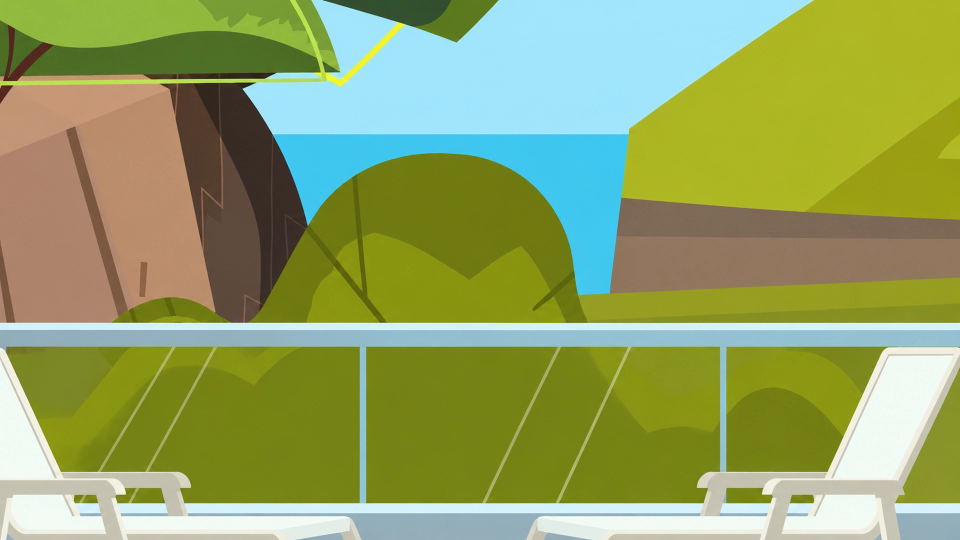
#> input picture tools/bb-resort/src/balcony.webp, 1920 x 1080 px (shown at 1/2 size)
$ python -i build.py   (imports and definitions only)
#> lines starting #> are read from the running program, lines starting #| are printed output that depends on the picture; after the words box and inside, x2 and y2 are one past the last pixel; in counts of white or black regions, pixels touching at a corner belong together
#> further down, picture is the input picture: shape (1080, 1920, 3); mean B, G, R 99.8, 161.9, 145.8
"""tools/bb-resort/build.py — Big Brother's house: the Reality Resort plates, alive, by day and by night.

    python tools/bb-resort/build.py [all | <id> ...] [--theme <t>] [--marks] [--night-only]

The user cleaned the people out of Reality Resort's frames (tools/bb-resort/src/<id>.webp, and
src/<theme>/<id>.webp for a theme's redecorated copy). The plate IS that frame, as in Total Drama
(tools/td-camp/clean.py, whose ESRGAN sharpening and motion map this imports): nothing is traced.

Per plate, into assets/sets/bb/resort/<theme>/:
  <id>-day.webp, -day-hd.webp      1920 and 3840 wide (a frame under 3000 px goes through ESRGAN)
  <id>-night.webp, -night-hd.webp  the same room at night (below), or the user's own night frame
  <id>-day-motion.webp, -night-motion.webp   what moves where, for js/vp-td-ep/glplate.js
  <id>-water.webp                  the pool or the sea, where there is water
and js/vp-bb-ep/resort.js: every plate's marks and seats, and the manifest the stage reads.

Night, baked (a lamp has to come ON, which a shader grade cannot do):
  outdoors  the land darkened and cooled the way Total Drama paints night, the open sky a night sky
            with stars and a moon (nightify.py's night_sky), the pool lit from under the water
  indoors   darkened and WARMED (a lit house at night), the windows night outside, every marked
            lamp throwing a warm pool of light, the TV screens left glowing
In both, small warm bright things (a bulb, a lit sign) keep their light.

Marks are in Total Drama's reference pixels (1600x900), the same vocabulary as traced/places.json
(sway, cloth, pool, fall, glow, still, wind) plus lights [x,y,r], windows/screens [x0,y0,x1,y1].
Seats (`anchors`) are in the stage's own units, as js/vp-bb-ep/anchors.js: at [x% centre,
y% from the bottom, depth], w = tile width in % of the stage. place: [name, camera] of an island
spot, so a talk there is captioned with the place ("The Pier"), not the room it stands in for ("Backyard").
"""
import os, sys, json, glob, time
import numpy as np
import cv2

HERE = os.path.dirname(os.path.abspath(__file__))
REPO = os.path.dirname(os.path.dirname(HERE))
sys.path.insert(0, os.path.join(REPO, 'tools', 'td-camp'))
from clean import sharpen_4k, motion_map, sky_of          # noqa: E402
from nightify import night_sky                             # noqa: E402

SRC = os.path.join(HERE, 'src')
OUT = os.path.join(REPO, 'assets', 'sets', 'bb', 'resort')
MARKS = os.path.join(HERE, 'marks')                        # overlay checks (gitignored)
PLATES = os.path.join(HERE, 'plates.json')
JS = os.path.join(REPO, 'js', 'vp-bb-ep', 'resort.js')
THEMES = ['default', 'temptation', 'machine', 'mystery', 'high-rollers', 'summer-camp', 'summer-school', 'secret-story']
K = 3840 / 1600.0                                          # 4K pixels per reference pixel


def save(path, img, q=90):
    cv2.imencode('.webp', img, [cv2.IMWRITE_WEBP_QUALITY, q])[1].tofile(path)


# [5 lines left out: function load, not called in this run]


def box(b, k=K):
    return slice(int(b[1] * k), int(b[3] * k)), slice(int(b[0] * k), int(b[2] * k))


# [29 lines left out: functions own_colour, glow_of, water_of, not called in this run]


def kept_lit(img):
    """Small warm bright things keep their light at night: bulbs, lamp shades, a lit sign."""
    h, w = img.shape[:2]
#> h = 1080; w = 1920
    hsv = cv2.cvtColor(img, cv2.COLOR_BGR2HSV)
#> hsv: shape (1080, 1920, 3); mean H, S, V 44.8, 146.7, 172.5
    # saturated as well as bright: a pale cream wall is not a bulb (it lit in blotches when this was 60)
    warm = (((hsv[..., 0] < 32) | (hsv[..., 0] > 170)) & (hsv[..., 2] > 225) & (hsv[..., 1] > 110)).astype(np.uint8)
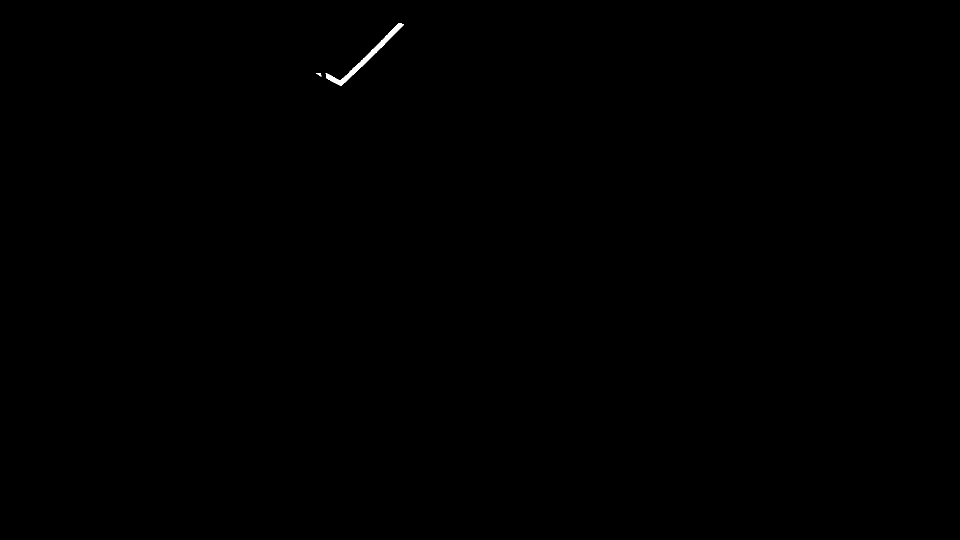
#> warm: shape (1080, 1920) (shown at 1/2 size); values 0 (black) and 1 (white), 0.09% white; 2 white regions, box (x1, y1, x2, y2) and area: (651, 46, 808, 172) 1907, (632, 146, 643, 153) 40
    n, lbl, st, _ = cv2.connectedComponentsWithStats(warm)
#> lbl: shape (1080, 1920) int32; 3 distinct labels, from 0 to 2
#> n = 3; st = [[0, 0, 1920, 1080, 2071653], [651, 46, 157, 126, 1907], [632, 146, 11, 7, 40]]
    small = np.zeros(n, bool); small[1:] = st[1:, 4] < w * h * .0012
#> after `small = np.zeros(n, bool)`: small = [False, False, False]
    return cv2.GaussianBlur(small[lbl].astype(np.float32), (0, 0), 1.5)


# [169 lines left out: functions night_indoor, night_outdoor, write_motion, build, overlay, write_js, not called in this run]


# [23 lines not run here, left out]

>>> import cv2
>>> picture = cv2.imread('src/balcony.webp')
>>> result = kept_lit(picture)

$ run again, on tools/ch-art/src/airstrip.webp
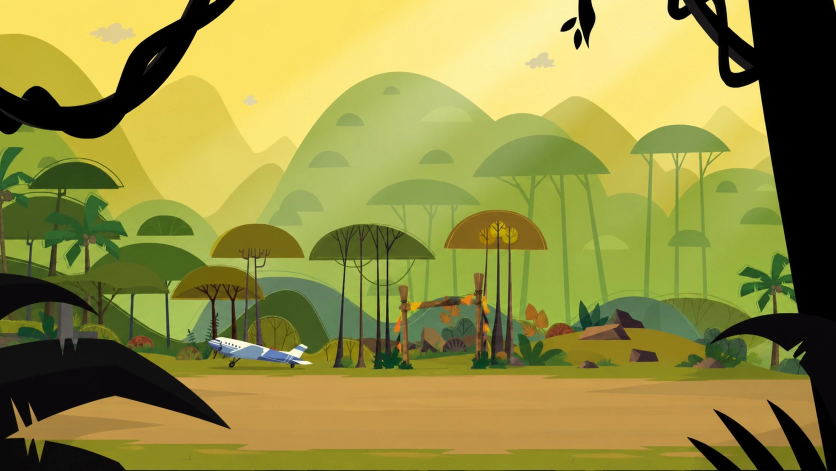
#> input picture tools/ch-art/src/airstrip.webp, 1672 x 941 px (shown at 1/2 size)
#> picture is the input picture: shape (941, 1672, 3); mean B, G, R 65.9, 142.1, 146
#> hsv: shape (941, 1672, 3); mean H, S, V 31.4, 132.3, 153.8
#> warm: shape (941, 1672); values 0 (black) and 1 (white), 14.9% white; 90 white regions (62 under 20 px), largest, box (x1, y1, x2, y2) and area: (282, 0, 928, 434) 127689, (962, 30, 1540, 338) 62633, (0, 0, 378, 196) 35387
#> in kept_lit, `n, lbl, st, _ = cv2.connectedComponentsWithStats(warm)`:
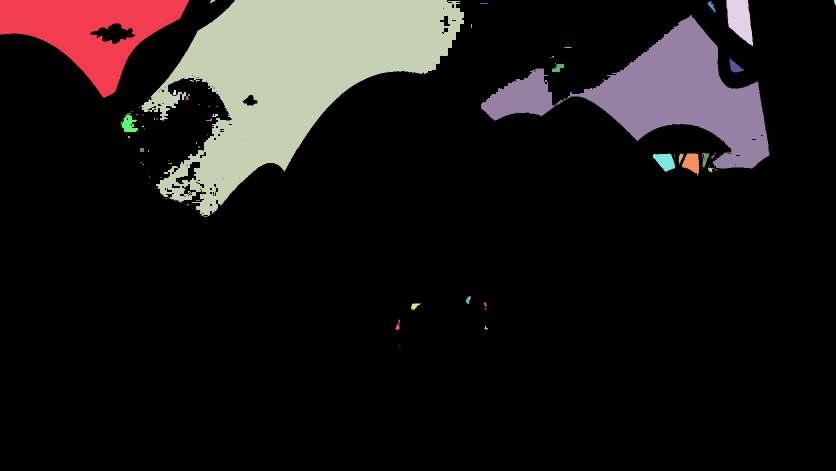
#> lbl: shape (941, 1672) int32 (shown at 1/2 size); 91 distinct labels, from 0 to 90; one colour per label, 0 black
#> n = 91; st = 91 rows, first 6: [0, 0, 1672, 941, 1339239], [0, 0, 378, 196, 35387], [420, 0, 11, 7, 41], [282, 0, 646, 434, 127689], [1452, 0, 54, 92, 3300], [1668, 0, 4, 11, 32]
#> in kept_lit, `return cv2.GaussianBlur(small[lbl].astype(np.float32), (0, 0), 1.5)`:
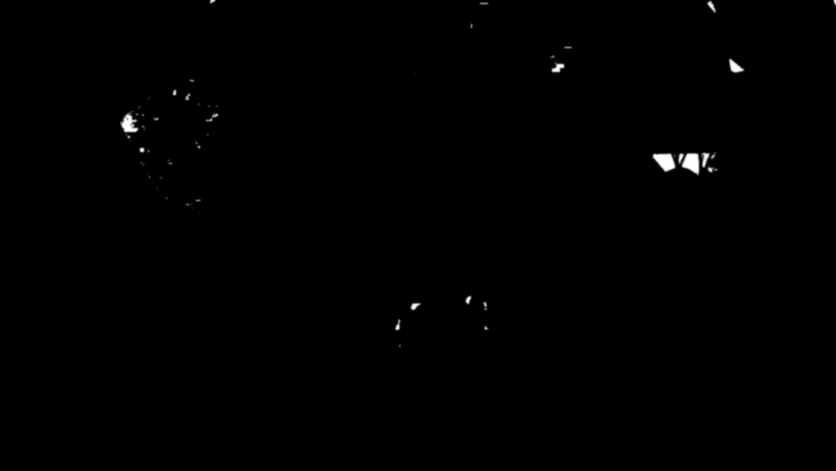
#> returned value: shape (941, 1672) float32 (shown at 1/2 size); min 0, max 1, mean 0.00324
